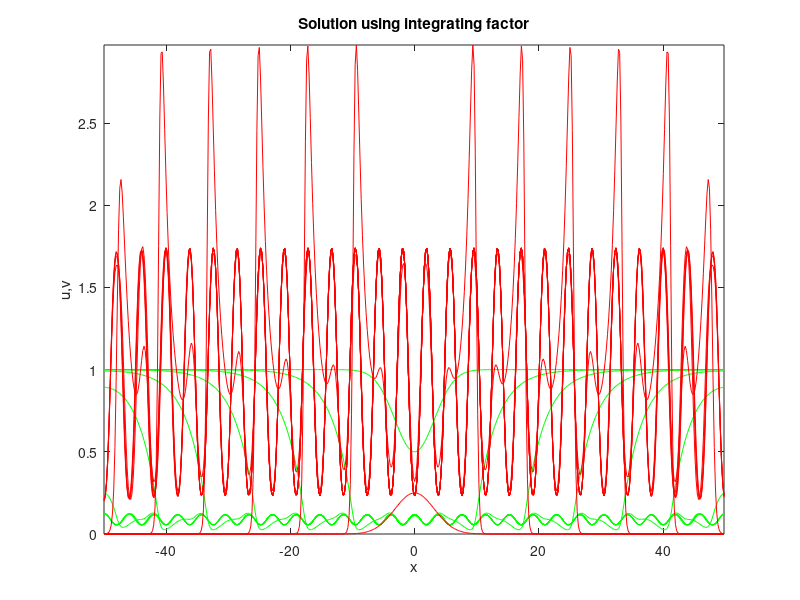
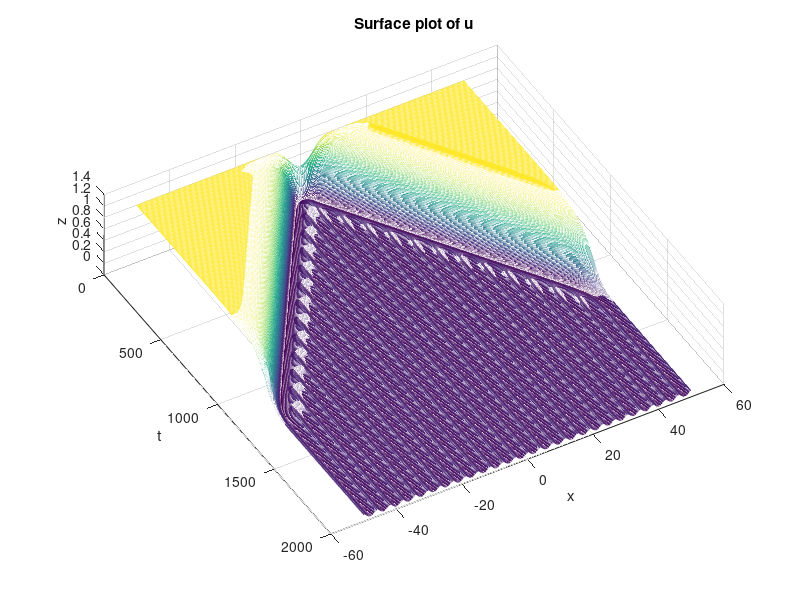
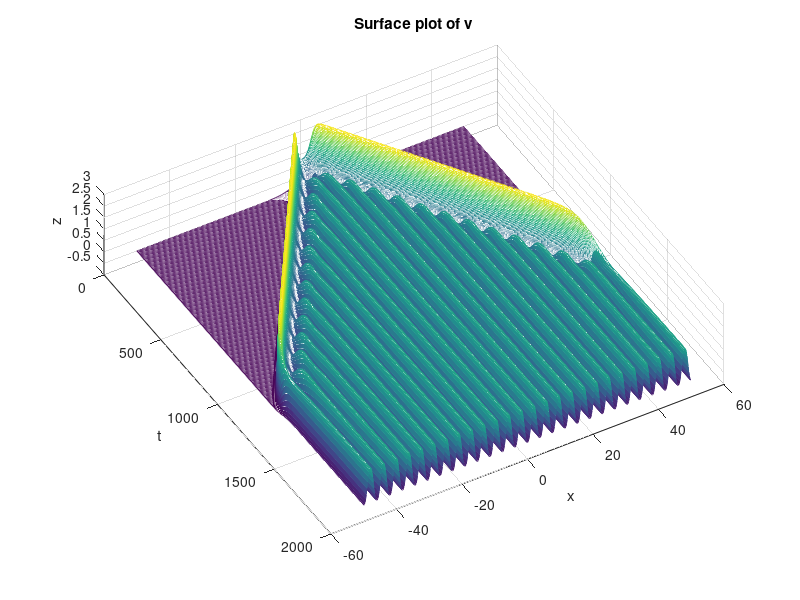

These figures' MATLAB source, in order:
function gray1D_ETDRK4_B(N,Nfinal,dt,ckeep,L,epsilon,a,b)
if nargin<8;
    disp('Using default parameters');
    N=512;
    Nfinal=10000;
    dt=0.2;
    ckeep=10;
    L=50;
    epsilon=0.01;
    a=9*epsilon;
    b=0.4*epsilon^(1/3);
end

rhside_par={a,b};
x=(2*L/N)*(-N/2:N/2-1)';
uv=initial(x,L);
uvhat=fft(uv);
uvkeep=zeros(N,2,1+Nfinal/ckeep);
uvkeep(:,:,1)=uv;
tkeep=dt*[0:ckeep:Nfinal];

ksq=[((pi/L)*[0:N/2 -N/2+1:-1]').^2, epsilon*((pi/L)*[0:N/2 -N/2+1:-1]').^2];
%-----------------Coefficients ----------------------------------
E2=exp(-dt*ksq/2); E=exp(-dt*ksq);
M = 16; % half the no. of points used in complex contour integration
r = exp(1i*pi*((1:M)-0.5)/M); % roots of 1i: (-1).^(1/(2*M))*exp(1i*[0:pi/M:pi-pi/M])
for n=1:2
    LR = -dt*ksq(:,n*ones(M,1)) + r(ones(N,1),:);
    B21(:,n) = sum(real((exp(LR/2)-1)./LR ),2)/M;
    B31(:,n) = sum(real(((LR-4).*exp(LR/2)+LR+4)./(LR.^2)),2)/M;
    B32(:,n) = sum(real((4*exp(LR/2)-2*LR-4)./(LR.^2)),2)/M;
    B41(:,n) = sum(real(((LR-2).*exp(LR)+LR+2)./(LR.^2)),2)/M;
    B43(:,n) = sum(real((2*exp(LR)-2*LR-2)./(LR.^2)),2)/M;
    C1(:,n) = sum(real((-4-LR+exp(LR).*(4-3*LR+LR.^2))./LR.^3),2)/M;
    C23(:,n) = 2*sum(real((2+LR+exp(LR).*(-2+LR))./LR.^3),2)/M;
    C4(:,n) = sum(real((-4-3*LR-LR.^2+exp(LR).*(4-LR))./LR.^3),2)/M;
end,
% The Ai equivalent would have been A1=0, A2=1/2, A3=1/2, A4=1
disp('Coefficients preparation completed')
%-----------------ETD Runge-Kutta----------------------------------
for n=1:Nfinal,
    k1=dt*fft(rhside(uv,rhside_par{:}));
    uv2=real(ifft(E2.*uvhat + B21.*k1));
    k2=dt*fft(rhside(uv2,rhside_par{:}));
    uv3=real(ifft(E2.*uvhat + B31.*k1 + B32.*k2));
    k3=dt*fft(rhside(uv3,rhside_par{:}));
    uv4=real(ifft(E.*uvhat + B41.*k1 + B43.*k3));
    k4=dt*fft(rhside(uv4,rhside_par{:}));
    uvhat = E.*uvhat + k1.*C1 + (k2+k3).*C23 + k4.*C4;
    uv=real(ifft(uvhat));
    if mod(n,ckeep)==0,
        uvkeep(:,:,1+n/ckeep)=uv;
    end
    if mod(n,10)==0,
        pause(0)
        disp(int2str(n))
    end
end
save('gray1D_ETDRK4_B.mat','tkeep','uvkeep','N','L','x')
%----------------------Figures---------------------------------
figure(1)
plot(x,squeeze(uvkeep(:,1,1:100:end)),'g',x,squeeze(uvkeep(:,2,1:100:end)),'r')
title('Solution using integrating factor')
xlabel('x');ylabel('u,v');axis('tight')
figure(2)
mesh(tkeep,x,squeeze(uvkeep(:,1,:)));view([60,75]);
xlabel('t');ylabel('x');zlabel('z');title('Surface plot of u')
figure(3)
mesh(tkeep,x,squeeze(uvkeep(:,2,:)));view([60,75]);
xlabel('t');ylabel('x');zlabel('z');title('Surface plot of v')
%--------------Initial Condition ---------------------------------
function u=initial(x,L)
u=[1-0.5*(sin(pi*(x-L)/(2*L)).^100) 0.25*(sin(pi*(x-L)/(2*L)).^100)];
%---------------Right Hand Side-----------------------------------
function rhs2=rhside(u,a,b)
t1=u(:,1).*u(:,2).*u(:,2);
rhs2=[-t1+a*(1-u(:,1)) t1-b*u(:,2)];
